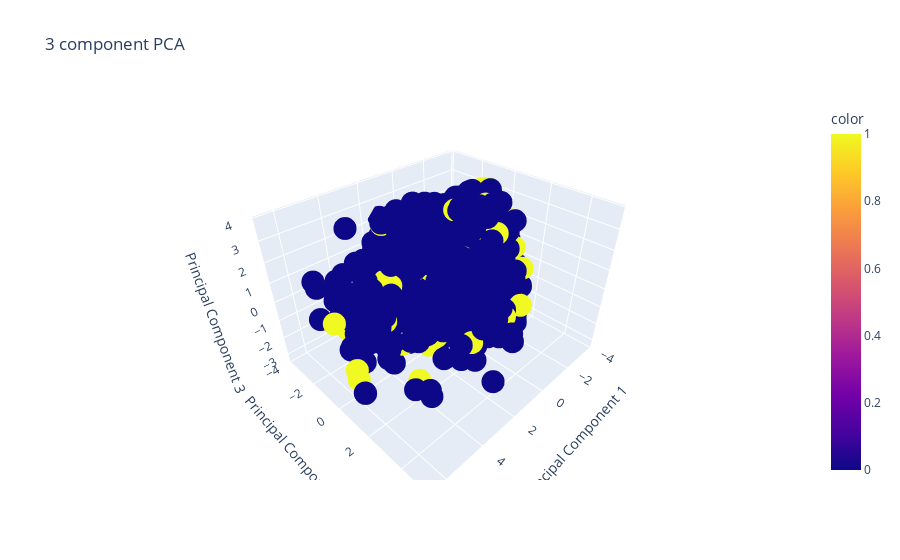

Notebook source saved alongside this figure:
### Markdown cell above
### Plot training data in 3D

### Code cell
from sklearn.decomposition import PCA
pca = PCA(n_components=3)
principalComponents = pca.fit_transform(X)
principalDf = pd.DataFrame(data = principalComponents, columns = ['principal component 1', 'principal component 2', 'principal component 3'])

fig = px.scatter_3d(principalDf, x='principal component 1', y='principal component 2', z='principal component 3', color=Y,
                    labels={'principal component 1': 'Principal Component 1', 'principal component 2': 'Principal Component 2',
                            'principal component 3': 'Principal Component 3'}, title='3 component PCA')
fig.show()
# save the figure as html file
fig.write_html("3 component PCA.html")

### Figure 1 — Plotly figure (JSON) as saved in the notebook; plotly's stock layout.template omitted (floating-point values rounded to 4 significant figures; data arrays with more than 128 entries replaced by an {"elided": "..."} marker saying what was removed)
{"data": [{"hovertemplate": "Principal Component 1=%{x}<br>Principal Component 2=%{y}<br>Principal Component 3=%{z}<br>color=%{marker.color}<extra></extra>", "legendgroup": "", "marker": {"color": {"elided": "1470 int values"}, "coloraxis": "coloraxis", "symbol": "circle"}, "mode": "markers", "name": "", "scene": "scene", "showlegend": false, "type": "scatter3d", "x": {"elided": "1470 float values"}, "y": {"elided": "1470 float values"}, "z": {"elided": "1470 float values"}}], "layout": {"coloraxis": {"colorbar": {"title": {"text": "color"}}, "colorscale": [[0, "#0d0887"], [0.1111, "#46039f"], [0.2222, "#7201a8"], [0.3333, "#9c179e"], [0.4444, "#bd3786"], [0.5556, "#d8576b"], [0.6667, "#ed7953"], [0.7778, "#fb9f3a"], [0.8889, "#fdca26"], [1, "#f0f921"]]}, "legend": {"tracegroupgap": 0}, "scene": {"domain": {"x": [0, 1], "y": [0, 1]}, "xaxis": {"title": {"text": "Principal Component 1"}}, "yaxis": {"title": {"text": "Principal Component 2"}}, "zaxis": {"title": {"text": "Principal Component 3"}}}, "title": {"text": "3 component PCA"}}}
